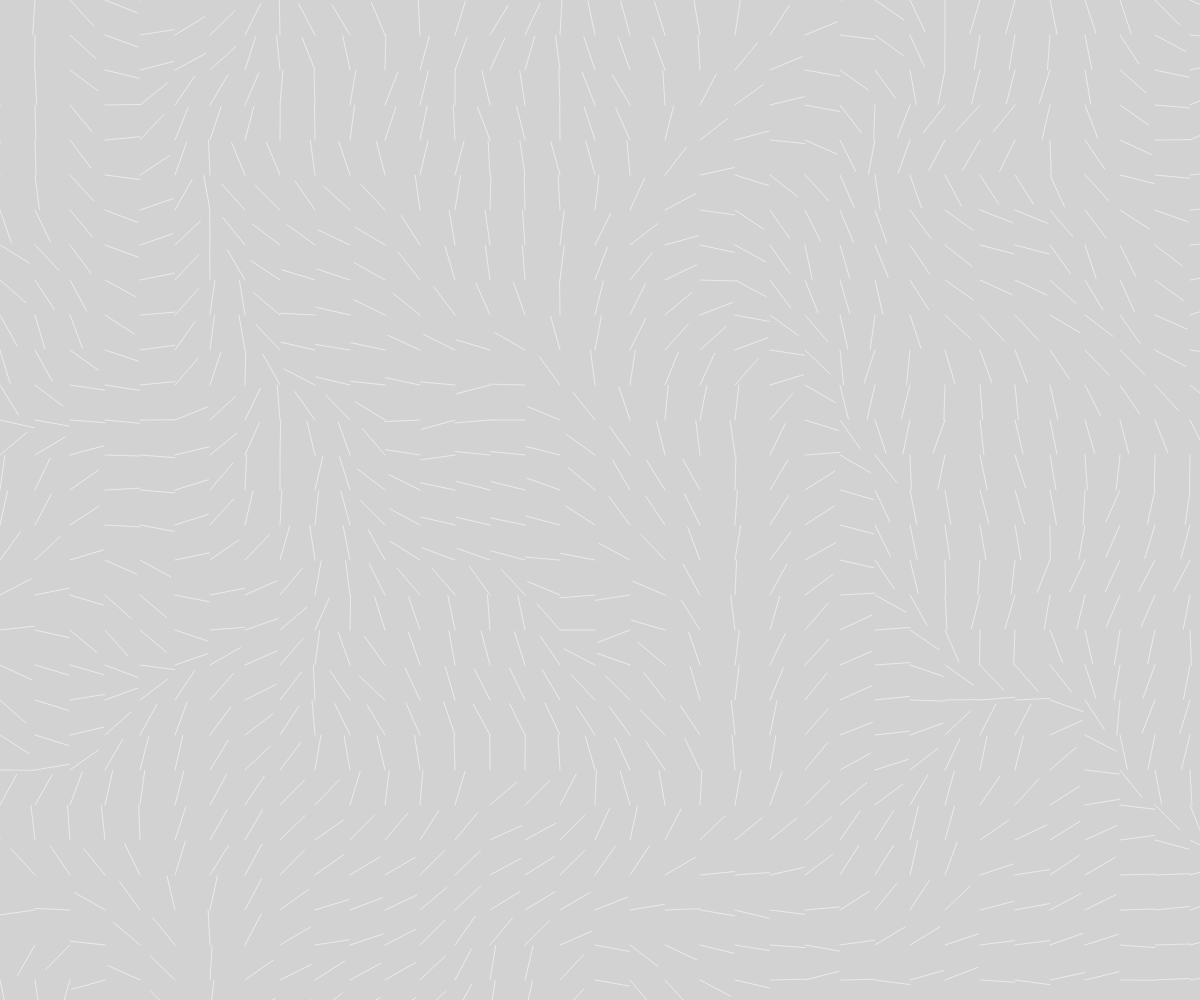
Frame 1 (no input)
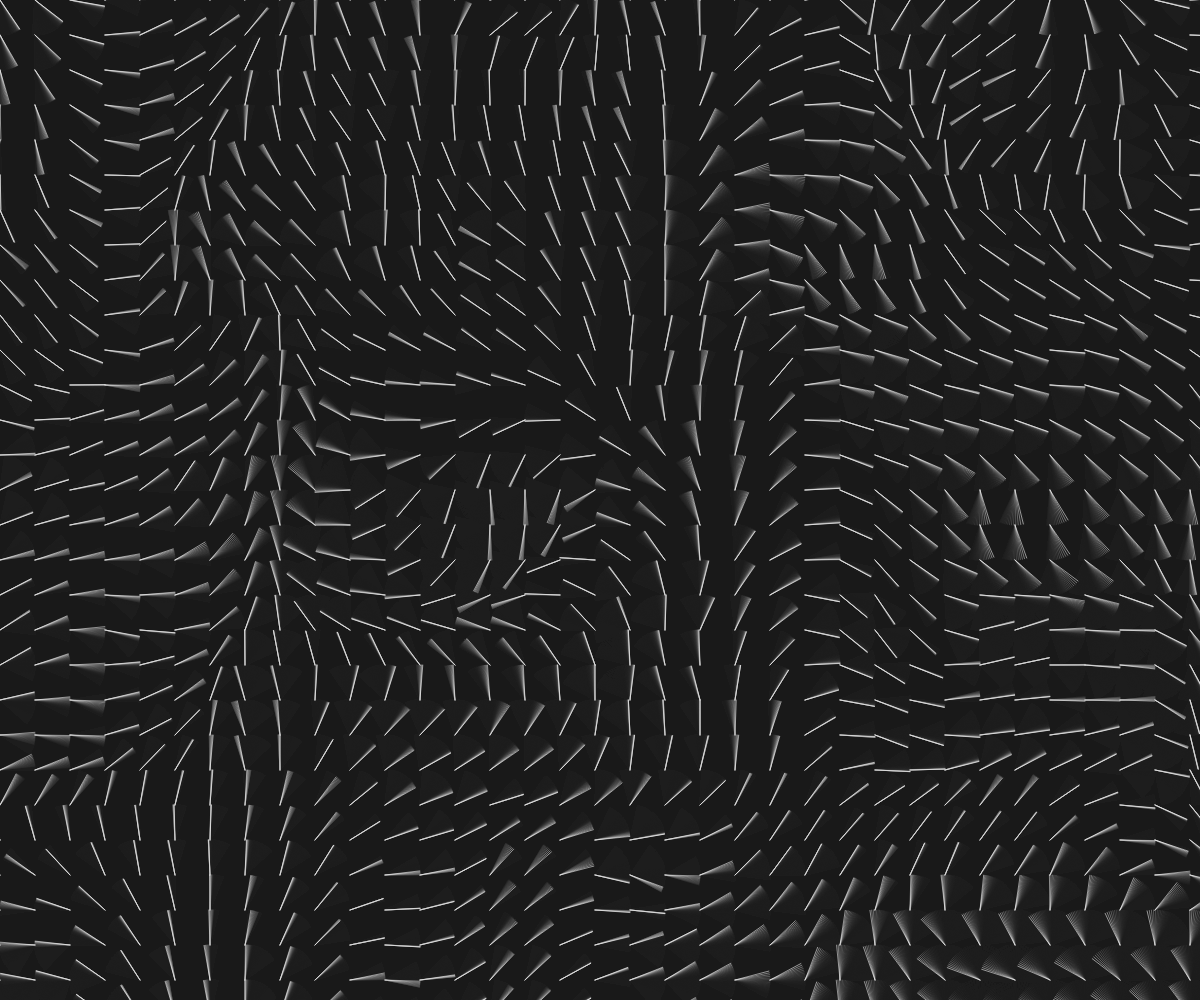
Frame 60 (no input)
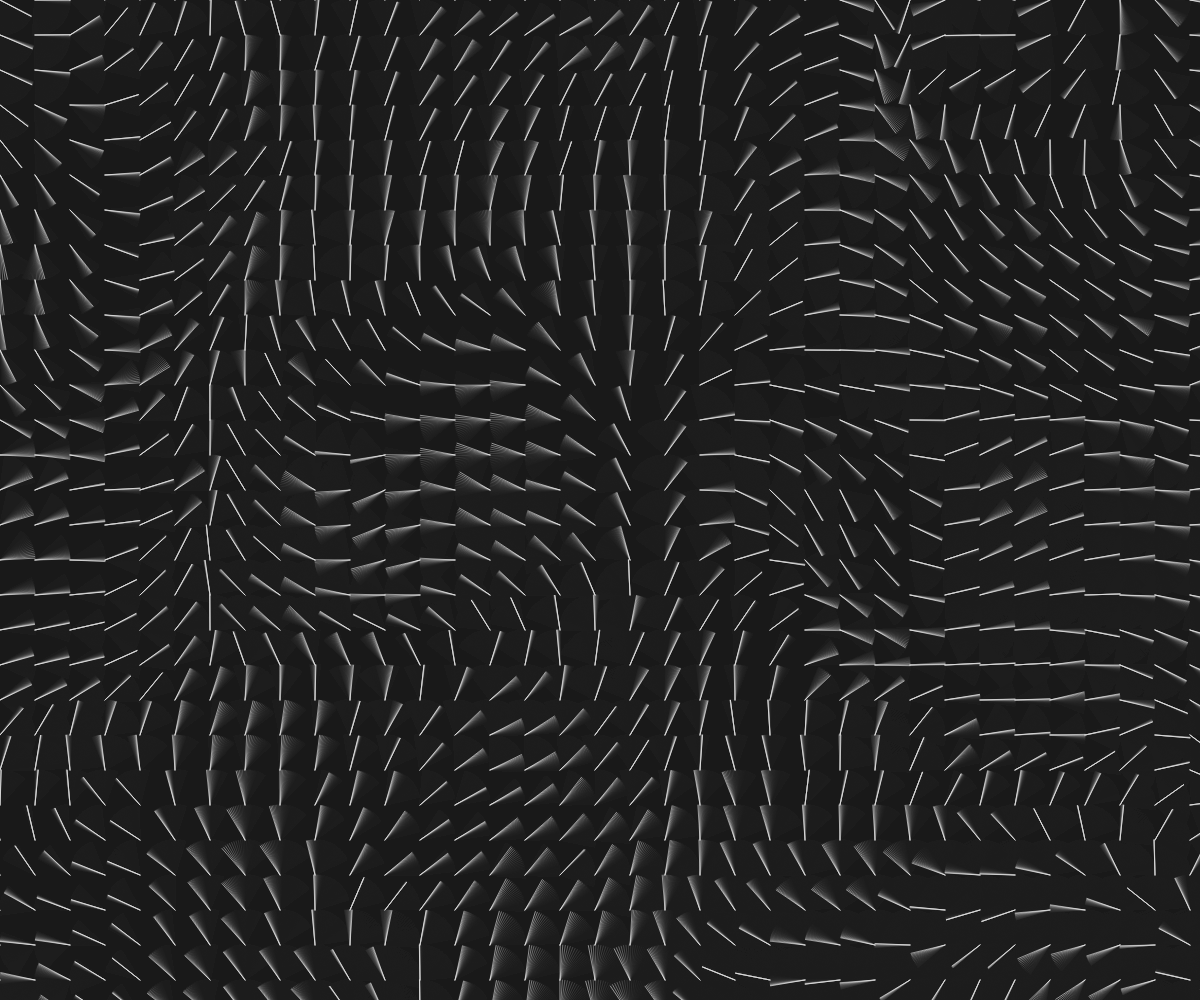
Frame 120 (the mouse pressed at the canvas centre since frame 60)

The p5.js sketch that drew these frames (run headless with seeded random() and noise() and a simulated clock; from frame 60 on, the mouse is pressed at the canvas centre):

// p5.js sketch
// ── sketch.js
const scl = 35;
const inc = 0.07;
let zoff = 0;
let cols, rows;

let vectors = [];
const vMag = 0.5;

function setup() {
  const canvas = createCanvas(window.innerWidth, window.innerHeight);
  cols = canvas.width / scl;
  rows = canvas.height / scl;
}

function windowResized() {
  resizeCanvas(windowWidth, windowHeight);
}

function draw() {
  background(30, 30, 30, 50);

  let xoff = 0;
  for (let x = 0; x < cols + scl; x++) {
    let yoff = 0;
    for (let y = 0; y < rows + scl; y++) {
      const i = x + y * cols;
      const a = noise(xoff, yoff, zoff) * 2 * TWO_PI;
      const v = p5.Vector.fromAngle(a);
      v.setMag(vMag);
      vectors[i] = v;

      // show vectors
      stroke(255);
      strokeWeight(0.5);
      push();
      translate(x * scl, y * scl);
      rotate(v.heading());
      line(0, 0, scl, 0);
      pop();

      yoff += inc;
    }
    xoff += inc;
  }
  zoff += 0.005;
  // print(frameRate());
}
// ── index.js
{
    let i = Math.floor(Math.random() * 3)
    const e = document.documentElement;
    switch (i) {
        case 0:
            e.style.setProperty('--wlcm-grad-l', 'rgb(0,140,230)');
            e.style.setProperty('--wlcm-grad-r', 'rgb(140,0,230)');
            break;
        case 1:
            e.style.setProperty('--wlcm-grad-l', 'rgb(0,230,140)');
            e.style.setProperty('--wlcm-grad-r', 'rgb(140,230,0)');
            break;
        case 2:
            e.style.setProperty('--wlcm-grad-l', 'rgb(230,140,0)');
            e.style.setProperty('--wlcm-grad-r', 'rgb(230,0,140)');
            break;
    }
}
function animateOpening() {
    console.log('hey')
    document.querySelector("main").setAttribute('style', 'animation: openingAnimation 300ms ease-in');
    setTimeout(function () { document.querySelector("main").setAttribute('style', 'clip-path: circle(100% at 50% 50%)'); }, 190)
}
